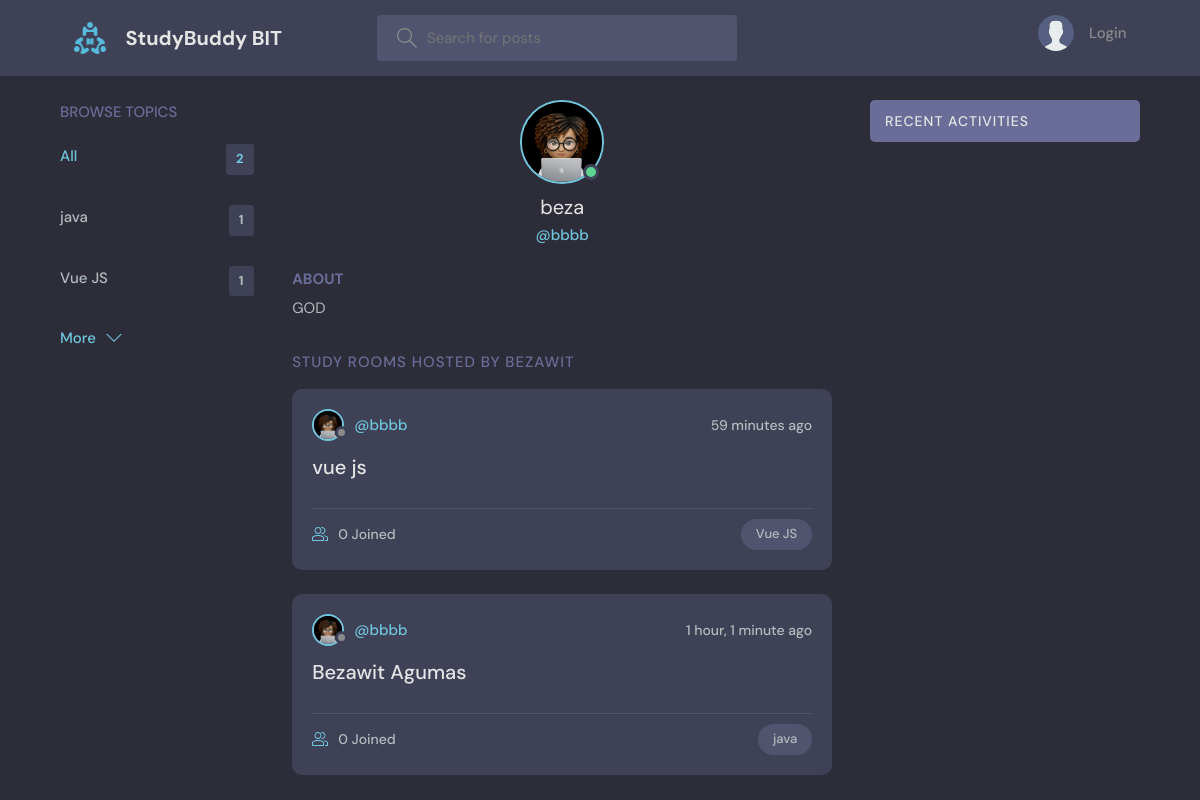
Screenshot of /profile/5/ with the database file from the repository.
### chatroom/models.py (models this page shows, shortened)
class Topic(models.Model):
    name = models.CharField(max_length=200)

class User(AbstractUser):
    name = models.CharField(max_length=200, null=True)
    bio = models.TextField(null=True)
    avatar = models.ImageField(null=True, default="avatar.svg")

class Room(models.Model):
    host = models.ForeignKey(User, on_delete=models.SET_NULL, null=True)
    topic = models.ForeignKey(Topic, on_delete=models.SET_NULL, null=True)
    name = models.CharField(max_length=200)
    description = models.TextField(null=True, blank=True)
    participants = models.ManyToManyField(
        User, related_name='participants', blank=True)
    updated = models.DateTimeField(auto_now=True)
    created = models.DateTimeField(auto_now_add=True)
    class Meta:
        ordering = ['-updated', '-created']

### chatroom/views.py (the view)
# urls.py: path('profile/<str:pk>/', views.userProfile, name="user-profile"),
def userProfile(request, pk):
    user = User.objects.get(id=pk)
    rooms = user.room_set.all()
    room_messages = user.message_set.all()
    topics = Topic.objects.all()
    context = {'user': user, 'rooms': rooms,
               'room_messages': room_messages, 'topics': topics}
    return render(request, 'profile.html', context)

### chatroom/templates/profile.html (shortened to what this page needs)
{% extends 'main.html' %}
{% block content %}
<main class="profile-page layout layout--3">
  <div class="container">
    {% include 'topics_component.html' %}
    <div class="roomList">
      <div class="profile">
        <div class="profile__avatar">
          <div class="avatar avatar--large active">
            <img src="{{user.avatar.url}}" />
          </div>
        </div>
        <div class="profile__info">
          <h3>{{user.name}}</h3>
          <p>@{{user.username}}</p>
        </div>
        <div class="profile__about">
          <h3>About</h3>
          <p>
            {{user.bio}}
          </p>
        </div>
      </div>
      <div class="roomList__header">
        <div>
          <h2>Study Rooms Hosted by Bezawit</a>
          </h2>
        </div>
      </div>
      {% include 'feed_component.html' %}
    </div>
    {% include 'activity_component.html' %}
  </div>
</main>
{% endblock content %}

### chatroom/templates/main.html (shortened to what this page needs)
<!DOCTYPE html>
{% load static %}
<html lang="en">
<head>
    <link rel="stylesheet" href="{% static 'style/style.css' %}" />
</head>
<body>
    {% include 'partials/navbar.html' %}
    {% block content %}
    {% endblock %}
</body>
</html>

### chatroom/templates/partials/navbar.html (shortened to what this page needs)
{% load static %}
<header class="header header--loggedIn">
    <div class="container">
        <a href="{% url 'home' %}" class="header__logo">
            <img src="{% static 'img/favicon.ico' %}" />
            <h1>StudyBuddy  BIT</h1>
        </a>
        <form class="header__search" method="GET" action="{% url 'home' %}">
            <label>
                <input name="q" placeholder="Search for posts" />
            </label>
        </form>
        <nav class="header__menu">
            {% if request.user.is_authenticated %}
            <div class="header__user">
                <a href="{% url 'update-user' %}">
                    <div class="avatar avatar--medium active">
                        <img src="{{request.user.avatar.url}}" />
                    </div>
                    <p>{{request.user.username}} <span>@{{request.user.username}}</span></p>
                </a>
                <button class="dropdown-button">
                    <svg version="1.1" xmlns="http://www.w3.org/2000/svg" width="32" height="32" viewBox="0 0 32 32">
                        <path d="M16 21l-13-13h-3l16 16 16-16h-3l-13 13z"></path>
                    </svg>
                </button>
            </div>
            {% else %}
            <a href="{% url 'login' %}">
                <img src="{% static 'img/avatar.svg' %}" />
                <p>Login</p>
            </a>
            {% endif %}
        </nav>
    </div>
</header>

### chatroom/templates/topics_component.html
<div class="topics">
    <div class="topics__header">
        <h2>Browse Topics</h2>
    </div>
    <ul class="topics__list">
        <li>
            <a href="{% url 'home' %}" class="active">All <span>{{topics.count}}</span></a>
        </li>
        {% for topic in topics %}
        <li>
            <a href="{% url 'home' %}?q={{topic.name}}">{{topic.name}}<span>{{topic.room_set.all.count}}</span></a>
        </li>
        {% endfor %}
    </ul>
    <a class="btn btn--link" href="{% url 'topics' %}">
        More
        <svg version="1.1" xmlns="http://www.w3.org/2000/svg" width="32" height="32" viewBox="0 0 32 32">
            <title>chevron-down</title>
            <path d="M16 21l-13-13h-3l16 16 16-16h-3l-13 13z"></path>
        </svg>
    </a>
</div>

### chatroom/templates/feed_component.html (shortened to what this page needs)
{% for room in rooms %}
<div class="roomListRoom">
    <div class="roomListRoom__header">
        <a href="{% url 'user-profile' room.host.id %}" class="roomListRoom__author">
            <div class="avatar avatar--small">
                <img src="{{room.host.avatar.url}}" />
            </div>
            <span>@{{room.host.username}}</span>
        </a>
        <div class="roomListRoom__actions">
            <span>{{room.created|timesince}} ago</span>
        </div>
    </div>
    <div class="roomListRoom__content">
        <a href="{% url 'room' room.id %}">{{room.name}}</a>
    </div>
    <div class="roomListRoom__meta">
        <a href="{% url 'room' room.id %}" class="roomListRoom__joined">
            {{room.participants.all.count}} Joined
        </a>
        <p class="roomListRoom__topic">{{room.topic.name}}</p>
    </div>
</div>
{% endfor %}

### chatroom/templates/activity_component.html (shortened to what this page needs)
<div class="activities">
    <div class="activities__header">
        <h2>Recent Activities</h2>
    </div>
</div>

### rows the page displays
Topic: name "java", room_set.all.count "1"
Topic: name "Vue JS", room_set.all.count "1"
User: avatar (picture), name "beza", username "bbbb", bio "GOD"
Room: host.avatar (picture), host.username "bbbb", created "59 minutes", name "vue js", participants.all.count "0", topic.name "Vue JS"
Room: host.avatar (picture), host.username "bbbb", created "1 hour, 1 minute", name "Bezawit Agumas", participants.all.count "0", topic.name "java"

### other values shown
{{ topics.count }} "2"
